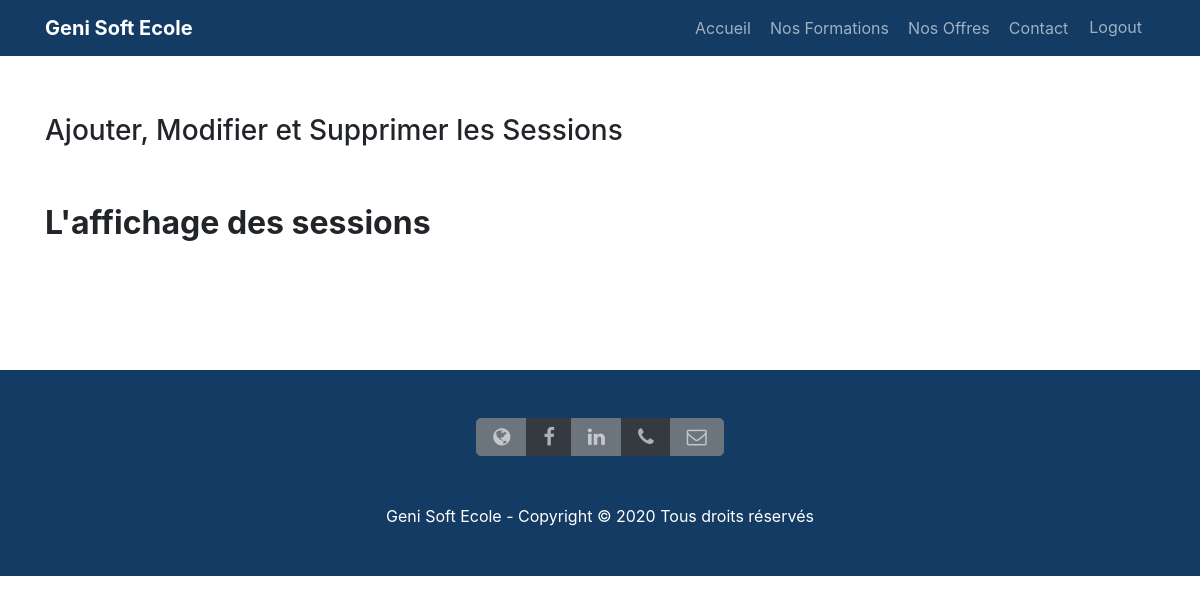
/php/indexAdmin.php (signed in), run on an earlier commit of the app's database.
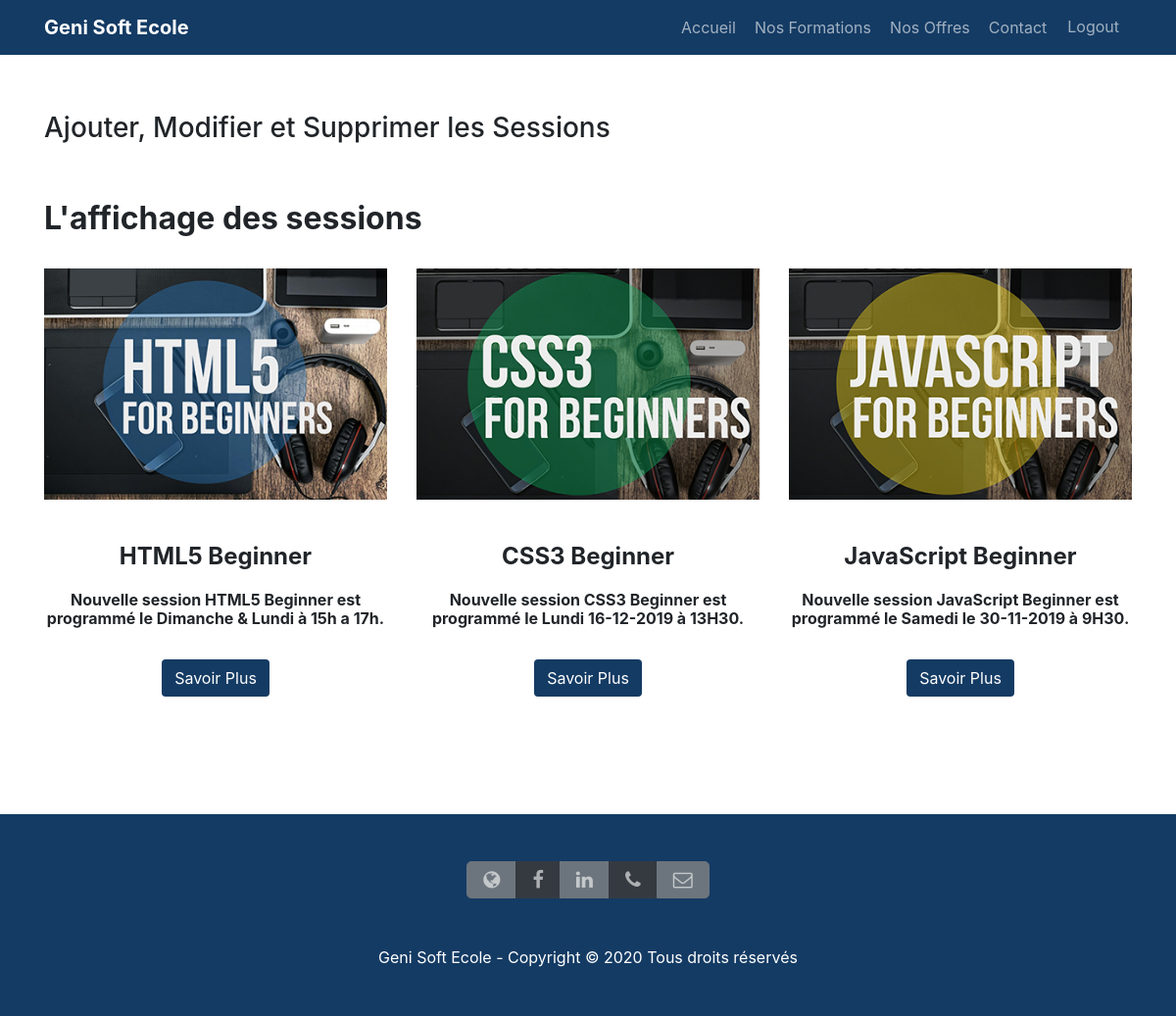
And on a later commit of the database.
### tables this page shows
CREATE TABLE IF NOT EXISTS `session` (
  `id` int(11) NOT NULL AUTO_INCREMENT,
  `row_id` text NOT NULL,
  `fname` text NOT NULL,
  `fdate` text NOT NULL,
  `fhour` text NOT NULL,
  `fhref` text NOT NULL,
  `fimg` text NOT NULL,
  PRIMARY KEY (`id`)
);

### php/indexAdmin.php (the view, shortened to what this page needs)
<!doctype html>
<html lang="fr">
<head>
  <link rel="stylesheet" href="https://stackpath.bootstrapcdn.com/bootstrap/4.4.1/css/bootstrap.min.css"
>
  <link rel="stylesheet" type="text/css" href="../css/custom.css">
  <link rel="stylesheet" href="https://stackpath.bootstrapcdn.com/font-awesome/4.7.0/css/font-awesome.min.css" />
</head>
<body id="top">
  <nav class="navbar navbar-expand-lg navbar-dark my-bg-color fixed-top " id="mainNav">
    <div class="container">
      <a id="logo" href="indexAdmin.php" class="navbar-brand js-scroll-trigger text-white">Geni Soft Ecole</a>
      <div class="collapse navbar-collapse" id="navbarResponsive">
        <ul class="navbar-nav ml-auto">
          <li class="nav-item">
            <a href="indexAdmin.php" class="nav-link js-scroll-trigger">Accueil</a>
          </li>
          <li class="nav-item dropdown">
            <a href="formationsAdmin.php" class="nav-link  js-scroll-trigger">Nos Formations</a>
          </li>
          <li class="nav-item">
            <a href="" class="nav-link js-scroll-trigger">Nos Offres</a>
          </li>
          <li class="nav-item">
            <a href="" class="nav-link js-scroll-trigger">Contact</a>
          </li>
           <li class="nav-item">
             <a href="logout.php" class="btn btn-link" style="color: rgba(255,255,255,.6);">Logout</a>
           </li>
        </ul>
      </div>
    </div>
  </nav>
  <div style="padding:10px;"></div>
	<div class="container">
		<div style="padding:20px;"></div>
		<div class="panel panel-default">
		<div class="panel-heading"><h3> Ajouter, Modifier et Supprimer les Sessions </h3> </div><br>
		</div>
    <br>
  <h2>L'affichage des sessions</h2>
    <br>
      <?php
        try
        {
            $bdd = new PDO('mysql:host=localhost;dbname=gsef;charset=utf8', 'root', '');
        }
        catch(Exception $e)
        {
                die('Erreur : '.$e->getMessage());
        }
        $reponse = $bdd->query('SELECT fname, fdate, fhour, fhref, fimg FROM session');
        echo      '<div class="row">';
        while ($donnees = $reponse->fetch())
        {
          echo        '<div class="col-lg-4 col-md-6 col-sm-12 mb-4">';
          echo          '<figure class="figure">';
          echo            '<img id="prochainesession" src="../img/' . htmlspecialchars($donnees['fimg']) . '.jpg" alt="' . htmlspecialchars($donnees['fname']) . '" class="figure-img img-fluid">';
          echo          '</figure>';
          echo          '<div class="text-center">';
          echo            '<h4 class="nv-session">' . htmlspecialchars($donnees['fname']) . '</h4>';
          echo            '<h6> Nouvelle session ' . htmlspecialchars($donnees['fname']) . ' est programmé le ' . htmlspecialchars($donnees['fdate']) . ' à ' . htmlspecialchars($donnees['fhour']) . '.</h6>';
          echo           '<br>';
          echo            '<button class="btn my-bg-color text-white"><a style="color:white;" href="../formations/' . htmlspecialchars($donnees['fhref']) . '.html">Savoir Plus</a></button>';
          echo          '</div>';
          echo        '</div>';
        }
        echo    '</div>';
    ?>
    </div>
  <br><br><br><br>
   <footer class="py-5 my-bg-color text-center">
    <div class="container">
      <div class="btn-group btn-group-lg">
        <a class="btn btn-secondary" href="https://www.geni-soft.com" target="blank"><i class="fa fa-globe"></i></a>
        <a class="btn btn-dark" href="https://web.facebook.com/GeniSoftInformatique/?ref=br_rs" target="blank"><i class="fa fa-facebook"></i></a>
        <a class="btn btn-secondary" href="https://www.linkedin.com/company/geni-soft-informatique" target="blank"><i class="fa fa-linkedin"></i></a>
        <a class="btn btn-dark" href="contact.html"><i class="fa fa-phone"></i></a>
        <a class="btn btn-secondary" href="contact.html"><i class="fa fa-envelope-o"></i></a>
      </div>
      <br><br><br>
      <p class="m-0 text-center text-white">Geni Soft Ecole - Copyright &copy; 2020 Tous droits réservés</p>
    </div>
  </footer>
</body>
</html>

### css/custom.css (style rules this page uses)
body { padding-top: 54px; }
.my-bg-color { background-color: #143b64; }
.navbar-dark .navbar-nav .nav-link { color: rgba(255,255,255,.6); padding-left: .7rem; }
::before { color: rgba(255,255,255,.6); }
h1, h2, h4, h6 { font-size: 2.rem; font-weight: bold; }
h4.nv-session { margin: 20px 0px; }
#logo { font-weight: bold; }
img#prochainesession { width: 350px; }

What changed in the data, as far as the page shows it:
added session: fimg (picture), fname "HTML5 Beginner", fdate "Dimanche & Lundi", fhour "15h a 17h"
added session: fimg (picture), fname "CSS3 Beginner", fdate "Lundi 16-12-2019", fhour "13H30"
added session: shows a picture, fname "JavaScript Beginner", fdate "Samedi le 30-11-2019", fhour "9H30"
